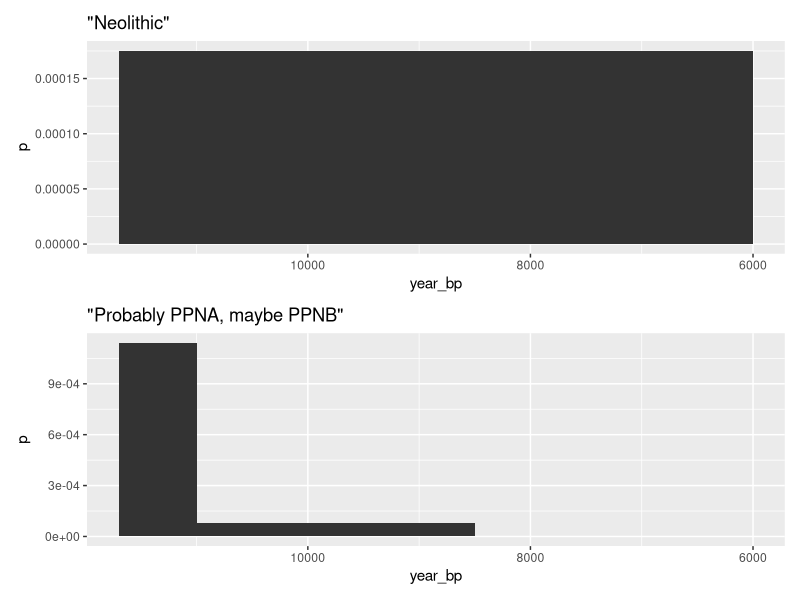

Reproduce this figure in R.
## ---- chunk 1
library(ggplot2)
library(patchwork)
## ---- chunk 2
aor1 <- data.frame(year_bp = 11700:6000, p = rep(1 / length(11700:6000), length(11700:6000))) |>
  ggplot(aes(year_bp, p)) +
  geom_area() +
  scale_x_reverse() +
  labs(title = '"Neolithic"')

aor2 <- rbind(
  data.frame(year_bp = 11700:11000, p = rep(0.8 / length(11700:11000), length(11700:11000))),
  data.frame(year_bp = 10999:8500, p = rep(0.2 / length(10999:8500), length(10999:8500))),
  data.frame(year_bp = 8499:6000, p = rep(0, length(8499:6000)))
) |>
  ggplot(aes(year_bp, p)) +
  geom_area() +
  scale_x_reverse() +
  labs(title = '"Probably PPNA, maybe PPNB"')

aor1 / aor2
